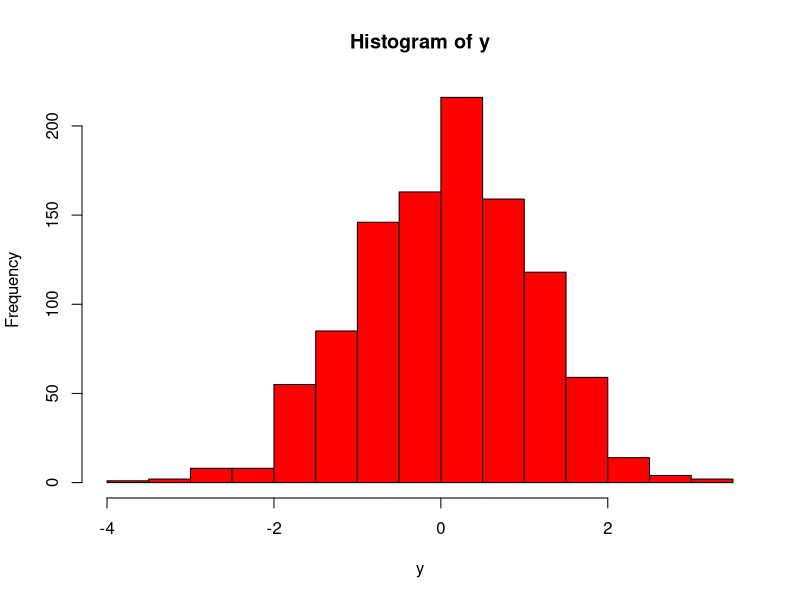

Source code (R):
## ---- chunk 1
y<-rnorm(1040)
hist(y,col="red")
